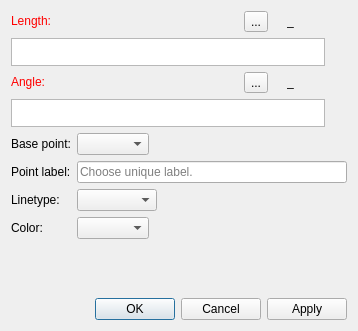
<?xml version="1.0" encoding="UTF-8"?>
<ui version="4.0">
 <class>DialogEndLine</class>
 <widget class="QDialog" name="DialogEndLine">
  <property name="geometry">
   <rect>
    <x>0</x>
    <y>0</y>
    <width>358</width>
    <height>331</height>
   </rect>
  </property>
  <property name="sizePolicy">
   <sizepolicy hsizetype="Preferred" vsizetype="Expanding">
    <horstretch>0</horstretch>
    <verstretch>0</verstretch>
   </sizepolicy>
  </property>
  <property name="windowTitle">
   <string>Point at distance and angle</string>
  </property>
  <property name="windowIcon">
   <iconset resource="../../../vmisc/share/resources/icon.qrc">
    <normaloff>:/icon/64x64/icon64x64.png</normaloff>:/icon/64x64/icon64x64.png</iconset>
  </property>
  <property name="locale">
   <locale language="English" country="UnitedStates"/>
  </property>
  <layout class="QVBoxLayout" name="verticalLayout_4">
   <item>
    <layout class="QHBoxLayout" name="horizontalLayout">
     <item alignment="Qt::AlignLeft">
      <widget class="QLabel" name="labelEditFormula">
       <property name="sizePolicy">
        <sizepolicy hsizetype="Fixed" vsizetype="Fixed">
         <horstretch>0</horstretch>
         <verstretch>0</verstretch>
        </sizepolicy>
       </property>
       <property name="palette">
        <palette>
         <active>
          <colorrole role="WindowText">
           <brush brushstyle="SolidPattern">
            <color alpha="255">
             <red>255</red>
             <green>0</green>
             <blue>0</blue>
            </color>
           </brush>
          </colorrole>
         </active>
         <inactive>
          <colorrole role="WindowText">
           <brush brushstyle="SolidPattern">
            <color alpha="255">
             <red>255</red>
             <green>0</green>
             <blue>0</blue>
            </color>
           </brush>
          </colorrole>
         </inactive>
         <disabled>
          <colorrole role="WindowText">
           <brush brushstyle="SolidPattern">
            <color alpha="255">
             <red>159</red>
             <green>158</green>
             <blue>158</blue>
            </color>
           </brush>
          </colorrole>
         </disabled>
        </palette>
       </property>
       <property name="text">
        <string>Length:</string>
       </property>
      </widget>
     </item>
     <item>
      <spacer name="horizontalSpacer">
       <property name="orientation">
        <enum>Qt::Horizontal</enum>
       </property>
       <property name="sizeType">
        <enum>QSizePolicy::Expanding</enum>
       </property>
       <property name="sizeHint" stdset="0">
        <size>
         <width>40</width>
         <height>20</height>
        </size>
       </property>
      </spacer>
     </item>
     <item alignment="Qt::AlignRight">
      <widget class="QToolButton" name="toolButtonExprLength">
       <property name="sizePolicy">
        <sizepolicy hsizetype="Fixed" vsizetype="Fixed">
         <horstretch>0</horstretch>
         <verstretch>0</verstretch>
        </sizepolicy>
       </property>
       <property name="toolTip">
        <string>Formula wizard</string>
       </property>
       <property name="text">
        <string notr="true">...</string>
       </property>
       <property name="icon">
        <iconset resource="../../../vmisc/share/resources/icon.qrc">
         <normaloff>:/icon/24x24/fx.png</normaloff>:/icon/24x24/fx.png</iconset>
       </property>
       <property name="iconSize">
        <size>
         <width>24</width>
         <height>24</height>
        </size>
       </property>
      </widget>
     </item>
     <item alignment="Qt::AlignRight">
      <widget class="QLabel" name="label_4">
       <property name="sizePolicy">
        <sizepolicy hsizetype="Fixed" vsizetype="Fixed">
         <horstretch>0</horstretch>
         <verstretch>0</verstretch>
        </sizepolicy>
       </property>
       <property name="text">
        <string/>
       </property>
       <property name="pixmap">
        <pixmap resource="../../../vmisc/share/resources/icon.qrc">:/icon/24x24/equal.png</pixmap>
       </property>
      </widget>
     </item>
     <item alignment="Qt::AlignRight">
      <widget class="QLabel" name="labelResultCalculation">
       <property name="sizePolicy">
        <sizepolicy hsizetype="Fixed" vsizetype="Fixed">
         <horstretch>0</horstretch>
         <verstretch>0</verstretch>
        </sizepolicy>
       </property>
       <property name="minimumSize">
        <size>
         <width>60</width>
         <height>0</height>
        </size>
       </property>
       <property name="toolTip">
        <string>Value</string>
       </property>
       <property name="text">
        <string notr="true">_</string>
       </property>
      </widget>
     </item>
    </layout>
   </item>
   <item>
    <layout class="QHBoxLayout" name="horizontalLayout_8">
     <item>
      <widget class="QPlainTextEdit" name="plainTextEditFormula">
       <property name="sizePolicy">
        <sizepolicy hsizetype="Expanding" vsizetype="Preferred">
         <horstretch>0</horstretch>
         <verstretch>0</verstretch>
        </sizepolicy>
       </property>
       <property name="maximumSize">
        <size>
         <width>16777215</width>
         <height>28</height>
        </size>
       </property>
       <property name="baseSize">
        <size>
         <width>4</width>
         <height>0</height>
        </size>
       </property>
       <property name="toolTip">
        <string>Calculation</string>
       </property>
       <property name="tabChangesFocus">
        <bool>true</bool>
       </property>
       <property name="lineWrapMode">
        <enum>QPlainTextEdit::NoWrap</enum>
       </property>
      </widget>
     </item>
     <item>
      <widget class="QPushButton" name="pushButtonGrowLength">
       <property name="maximumSize">
        <size>
         <width>16</width>
         <height>16</height>
        </size>
       </property>
       <property name="toolTip">
        <string>&lt;html&gt;&lt;head/&gt;&lt;body&gt;&lt;p&gt;Show full calculation in message box&lt;/p&gt;&lt;/body&gt;&lt;/html&gt;</string>
       </property>
       <property name="text">
        <string notr="true"/>
       </property>
       <property name="icon">
        <iconset theme="go-down">
         <normaloff>.</normaloff>.</iconset>
       </property>
       <property name="iconSize">
        <size>
         <width>16</width>
         <height>16</height>
        </size>
       </property>
       <property name="flat">
        <bool>true</bool>
       </property>
      </widget>
     </item>
    </layout>
   </item>
   <item>
    <layout class="QHBoxLayout" name="horizontalLayout_9">
     <item alignment="Qt::AlignLeft">
      <widget class="QLabel" name="labelEditAngle">
       <property name="sizePolicy">
        <sizepolicy hsizetype="Fixed" vsizetype="Fixed">
         <horstretch>0</horstretch>
         <verstretch>0</verstretch>
        </sizepolicy>
       </property>
       <property name="palette">
        <palette>
         <active>
          <colorrole role="WindowText">
           <brush brushstyle="SolidPattern">
            <color alpha="255">
             <red>255</red>
             <green>0</green>
             <blue>0</blue>
            </color>
           </brush>
          </colorrole>
         </active>
         <inactive>
          <colorrole role="WindowText">
           <brush brushstyle="SolidPattern">
            <color alpha="255">
             <red>255</red>
             <green>0</green>
             <blue>0</blue>
            </color>
           </brush>
          </colorrole>
         </inactive>
         <disabled>
          <colorrole role="WindowText">
           <brush brushstyle="SolidPattern">
            <color alpha="255">
             <red>159</red>
             <green>158</green>
             <blue>158</blue>
            </color>
           </brush>
          </colorrole>
         </disabled>
        </palette>
       </property>
       <property name="text">
        <string>Angle:</string>
       </property>
      </widget>
     </item>
     <item>
      <spacer name="horizontalSpacer_2">
       <property name="orientation">
        <enum>Qt::Horizontal</enum>
       </property>
       <property name="sizeHint" stdset="0">
        <size>
         <width>40</width>
         <height>20</height>
        </size>
       </property>
      </spacer>
     </item>
     <item alignment="Qt::AlignRight">
      <widget class="QToolButton" name="toolButtonExprAngle">
       <property name="sizePolicy">
        <sizepolicy hsizetype="Fixed" vsizetype="Fixed">
         <horstretch>0</horstretch>
         <verstretch>0</verstretch>
        </sizepolicy>
       </property>
       <property name="toolTip">
        <string>Formula wizard</string>
       </property>
       <property name="text">
        <string notr="true">...</string>
       </property>
       <property name="icon">
        <iconset resource="../../../vmisc/share/resources/icon.qrc">
         <normaloff>:/icon/24x24/fx.png</normaloff>:/icon/24x24/fx.png</iconset>
       </property>
       <property name="iconSize">
        <size>
         <width>24</width>
         <height>24</height>
        </size>
       </property>
      </widget>
     </item>
     <item alignment="Qt::AlignRight">
      <widget class="QLabel" name="label_5">
       <property name="sizePolicy">
        <sizepolicy hsizetype="Fixed" vsizetype="Fixed">
         <horstretch>0</horstretch>
         <verstretch>0</verstretch>
        </sizepolicy>
       </property>
       <property name="text">
        <string/>
       </property>
       <property name="pixmap">
        <pixmap resource="../../../vmisc/share/resources/icon.qrc">:/icon/24x24/equal.png</pixmap>
       </property>
      </widget>
     </item>
     <item alignment="Qt::AlignRight">
      <widget class="QLabel" name="labelResultCalculationAngle">
       <property name="sizePolicy">
        <sizepolicy hsizetype="Fixed" vsizetype="Fixed">
         <horstretch>0</horstretch>
         <verstretch>0</verstretch>
        </sizepolicy>
       </property>
       <property name="minimumSize">
        <size>
         <width>60</width>
         <height>0</height>
        </size>
       </property>
       <property name="toolTip">
        <string>Value</string>
       </property>
       <property name="text">
        <string notr="true">_</string>
       </property>
      </widget>
     </item>
    </layout>
   </item>
   <item>
    <layout class="QHBoxLayout" name="horizontalLayout_10">
     <item>
      <widget class="QPlainTextEdit" name="plainTextEditAngle">
       <property name="sizePolicy">
        <sizepolicy hsizetype="Expanding" vsizetype="Preferred">
         <horstretch>0</horstretch>
         <verstretch>0</verstretch>
        </sizepolicy>
       </property>
       <property name="maximumSize">
        <size>
         <width>16777215</width>
         <height>28</height>
        </size>
       </property>
       <property name="baseSize">
        <size>
         <width>4</width>
         <height>0</height>
        </size>
       </property>
       <property name="toolTip">
        <string>&lt;html&gt;&lt;head/&gt;&lt;body&gt;
&lt;table width = 370&gt;&lt;tr&gt;&lt;td align = left width =300&gt;&lt;b&gt;Angle Calculation&lt;/b&gt;&lt;br&gt;Angles are specified in degrees, i.e. a full circle equals 360 deg. Positive values for an  angle means counter-clockwise while a negative value means the clockwise direction. Zero degrees is at the 3 o'clock position.&lt;/td&gt;&lt;td align = right valign = middle&gt;&lt;img src=&quot;:/icon/64x64/rotation..png&quot;/&gt;&lt;/td&gt;&lt;/tr&gt;&lt;/table&gt;&lt;/body&gt;&lt;/html&gt;</string>
       </property>
       <property name="tabChangesFocus">
        <bool>true</bool>
       </property>
       <property name="lineWrapMode">
        <enum>QPlainTextEdit::NoWrap</enum>
       </property>
      </widget>
     </item>
     <item>
      <widget class="QPushButton" name="pushButtonGrowLengthAngle">
       <property name="maximumSize">
        <size>
         <width>16</width>
         <height>16</height>
        </size>
       </property>
       <property name="toolTip">
        <string>&lt;html&gt;&lt;head/&gt;&lt;body&gt;&lt;p&gt;Show full calculation in message box&lt;/p&gt;&lt;/body&gt;&lt;/html&gt;</string>
       </property>
       <property name="text">
        <string notr="true"/>
       </property>
       <property name="icon">
        <iconset theme="go-down">
         <normaloff>.</normaloff>.</iconset>
       </property>
       <property name="iconSize">
        <size>
         <width>16</width>
         <height>16</height>
        </size>
       </property>
       <property name="flat">
        <bool>true</bool>
       </property>
      </widget>
     </item>
    </layout>
   </item>
   <item>
    <layout class="QFormLayout" name="formLayout">
     <property name="fieldGrowthPolicy">
      <enum>QFormLayout::ExpandingFieldsGrow</enum>
     </property>
     <item row="0" column="0">
      <widget class="QLabel" name="label_3">
       <property name="sizePolicy">
        <sizepolicy hsizetype="Expanding" vsizetype="Preferred">
         <horstretch>0</horstretch>
         <verstretch>0</verstretch>
        </sizepolicy>
       </property>
       <property name="text">
        <string>Base point:</string>
       </property>
      </widget>
     </item>
     <item row="0" column="1">
      <widget class="QComboBox" name="comboBoxBasePoint"/>
     </item>
     <item row="1" column="0">
      <widget class="QLabel" name="labelEditNamePoint">
       <property name="sizePolicy">
        <sizepolicy hsizetype="Expanding" vsizetype="Preferred">
         <horstretch>0</horstretch>
         <verstretch>0</verstretch>
        </sizepolicy>
       </property>
       <property name="text">
        <string>Point label:</string>
       </property>
      </widget>
     </item>
     <item row="1" column="1">
      <widget class="QLineEdit" name="lineEditNamePoint">
       <property name="toolTip">
        <string>Unique label</string>
       </property>
       <property name="placeholderText">
        <string>Choose unique label.</string>
       </property>
      </widget>
     </item>
     <item row="2" column="0">
      <widget class="QLabel" name="label_7">
       <property name="sizePolicy">
        <sizepolicy hsizetype="Expanding" vsizetype="Preferred">
         <horstretch>0</horstretch>
         <verstretch>0</verstretch>
        </sizepolicy>
       </property>
       <property name="text">
        <string>Linetype:</string>
       </property>
      </widget>
     </item>
     <item row="2" column="1">
      <widget class="QComboBox" name="comboBoxLineType">
       <property name="minimumSize">
        <size>
         <width>80</width>
         <height>0</height>
        </size>
       </property>
       <property name="maximumSize">
        <size>
         <width>110</width>
         <height>16777215</height>
        </size>
       </property>
       <property name="iconSize">
        <size>
         <width>80</width>
         <height>14</height>
        </size>
       </property>
      </widget>
     </item>
     <item row="3" column="0">
      <widget class="QLabel" name="label">
       <property name="sizePolicy">
        <sizepolicy hsizetype="Expanding" vsizetype="Preferred">
         <horstretch>0</horstretch>
         <verstretch>0</verstretch>
        </sizepolicy>
       </property>
       <property name="text">
        <string>Color:</string>
       </property>
      </widget>
     </item>
     <item row="3" column="1">
      <widget class="QComboBox" name="comboBoxLineColor"/>
     </item>
    </layout>
   </item>
   <item>
    <widget class="QDialogButtonBox" name="buttonBox">
     <property name="orientation">
      <enum>Qt::Horizontal</enum>
     </property>
     <property name="standardButtons">
      <set>QDialogButtonBox::Apply|QDialogButtonBox::Cancel|QDialogButtonBox::Ok</set>
     </property>
    </widget>
   </item>
  </layout>
 </widget>
 <tabstops>
  <tabstop>plainTextEditFormula</tabstop>
  <tabstop>pushButtonGrowLength</tabstop>
  <tabstop>plainTextEditAngle</tabstop>
  <tabstop>pushButtonGrowLengthAngle</tabstop>
  <tabstop>comboBoxBasePoint</tabstop>
  <tabstop>lineEditNamePoint</tabstop>
  <tabstop>comboBoxLineType</tabstop>
  <tabstop>buttonBox</tabstop>
 </tabstops>
 <resources>
  <include location="../../../vmisc/share/resources/icon.qrc"/>
 </resources>
 <connections>
  <connection>
   <sender>buttonBox</sender>
   <signal>accepted()</signal>
   <receiver>DialogEndLine</receiver>
   <slot>accept()</slot>
   <hints>
    <hint type="sourcelabel">
     <x>248</x>
     <y>254</y>
    </hint>
    <hint type="destinationlabel">
     <x>157</x>
     <y>274</y>
    </hint>
   </hints>
  </connection>
  <connection>
   <sender>buttonBox</sender>
   <signal>rejected()</signal>
   <receiver>DialogEndLine</receiver>
   <slot>reject()</slot>
   <hints>
    <hint type="sourcelabel">
     <x>316</x>
     <y>260</y>
    </hint>
    <hint type="destinationlabel">
     <x>286</x>
     <y>274</y>
    </hint>
   </hints>
  </connection>
 </connections>
</ui>
